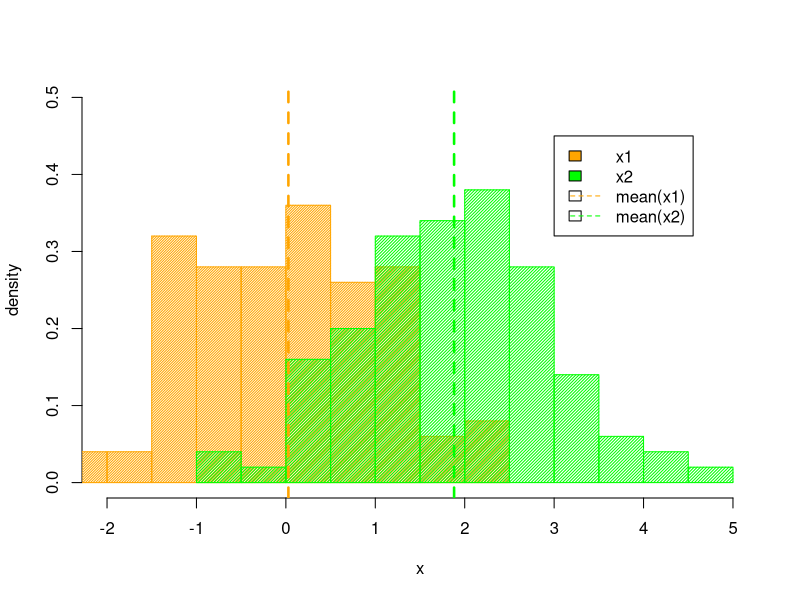

Source code (R):
# data
x1 <- rnorm(100)
x2 <- rnorm(100, 2)
# plot
hist(x1, main="", col="orange",ylab="density",
     xlab="x", freq=F, density=55,  xlim=c(-2,5),ylim=c(0,0.5))

par(new = T)
hist(x2, main="", col="green", ylab="", xlab="",axes=F,
     xlim=c(-2,5), ylim=c(0, 0.5),density=45, freq=F)

abline(v=mean(x1), col="orange", lty=2, lwd=2.5)
abline(v=mean(x2), col="green", lty=2, lwd=2.5)

legend(3,0.45,legend=c("x1","x2","mean(x1)","mean(x2)"),
       col=c("orange","green"),fill=c("orange","green", 0, 0),
       lty=c(0,0,2,2), merge=T)
